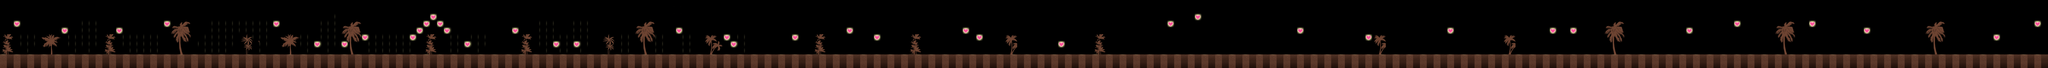

The image is a tile-based game level rendered from a .tmx file. Its description and source (layers, tilesets, objects; grid data summarised) follow:
An orthogonal 300x10 tile map with 64x64 px tiles, 1 tile layer (bg) and 53 objects.

<map version="1.0" orientation="orthogonal" width="300" height="10" tilewidth="64" tileheight="64">
 <tileset firstgid="1" name="tile" tilewidth="64" tileheight="64">
  <image source="tile.png" width="640" height="384" />
 </tileset>
 <layer name="bg" width="300" height="10">
  <data>[3000 cells, 1093 non-empty, 57 distinct tile ids]</data>
 </layer>
 <objectgroup name="airplane">
  <object id="61" x="385.562" y="24.6103" width="131.255" height="98.4413">
   <ellipse />
  </object>
  <object id="62" x="1845.78" y="147.662" width="147.662" height="98.4413">
   <ellipse />
  </object>
  <object id="63" x="2686.63" y="155.865" width="127.153" height="90.2379">
   <ellipse />
  </object>
  <object id="64" x="3506.97" y="24.6103" width="151.764" height="94.3396">
   <ellipse />
  </object>
  <object id="65" x="4618.54" y="414.274" width="118.95" height="82.0345">
   <ellipse />
  </object>
  <object id="66" x="5561.94" y="221.493" width="139.459" height="90.2379">
   <ellipse />
  </object>
  <object id="68" x="6780.15" y="217.391" width="131.255" height="90.2379">
   <ellipse />
  </object>
  <object id="92" x="8690.55" y="351.792" width="149.837" height="71.6612">
   <ellipse />
  </object>
  <object id="93" x="10045.6" y="169.381" width="136.808" height="58.6319">
   <ellipse />
  </object>
  <object id="94" x="11635.2" y="280.13" width="149.837" height="97.7199">
   <ellipse />
  </object>
  <object id="95" x="13185.7" y="162.866" width="136.808" height="91.2052">
   <ellipse />
  </object>
  <object id="96" x="16416.9" y="351.792" width="188.925" height="78.1759">
   <ellipse />
  </object>
  <object id="97" x="17615.6" y="149.837" width="117.264" height="91.2052">
   <ellipse />
  </object>
 </objectgroup>
 <objectgroup name="heart">
  <object id="35" x="159.967" y="229.696">
   <point />
  </object>
  <object id="36" x="602.953" y="291.222">
   <point />
  </object>
  <object id="37" x="1119.77" y="299.426">
   <point />
  </object>
  <object id="38" x="1570.96" y="229.696">
   <point />
  </object>
  <object id="39" x="2592.29" y="233.798">
   <point />
  </object>
  <object id="40" x="2977.85" y="426.579">
   <point />
  </object>
  <object id="41" x="3232.16" y="430.681">
   <point />
  </object>
  <object id="42" x="3424.94" y="369.155">
   <point />
  </object>
  <object id="43" x="3876.13" y="360.952">
   <point />
  </object>
  <object id="44" x="3941.76" y="291.222">
   <point />
  </object>
  <object id="45" x="4003.28" y="233.798">
   <point />
  </object>
  <object id="46" x="4068.91" y="168.171">
   <point />
  </object>
  <object id="47" x="4130.43" y="237.9">
   <point />
  </object>
  <object id="48" x="4191.96" y="299.426">
   <point />
  </object>
  <object id="49" x="4384.74" y="426.579">
   <point />
  </object>
  <object id="50" x="4831.83" y="299.426">
   <point />
  </object>
  <object id="51" x="5205.09" y="422.477">
   <point />
  </object>
  <object id="52" x="5406.07" y="430.681">
   <point />
  </object>
  <object id="53" x="6369.98" y="299.426">
   <point />
  </object>
  <object id="54" x="6817.06" y="365.053">
   <point />
  </object>
  <object id="55" x="6882.69" y="430.681">
   <point />
  </object>
  <object id="73" x="7451.27" y="359.82">
   <ellipse />
  </object>
  <object id="74" x="7966.02" y="294.853">
   <ellipse />
  </object>
  <object id="75" x="8225.89" y="359.82">
   <ellipse />
  </object>
  <object id="76" x="9055.2" y="278.468">
   <ellipse />
  </object>
  <object id="77" x="9184.49" y="353.058">
   <ellipse />
  </object>
  <object id="78" x="9950.27" y="427.648">
   <ellipse />
  </object>
  <object id="79" x="10979.6" y="238.687">
   <ellipse />
  </object>
  <object id="80" x="11238.2" y="159.125">
   <ellipse />
  </object>
  <object id="81" x="12183" y="298.359">
   <ellipse />
  </object>
  <object id="82" x="12829.4" y="353.058">
   <ellipse />
  </object>
  <object id="83" x="13600.2" y="293.386">
   <ellipse />
  </object>
  <object id="84" x="14554.9" y="283.441">
   <ellipse />
  </object>
  <object id="85" x="14748.9" y="293.386">
   <ellipse />
  </object>
  <object id="86" x="15842.9" y="293.386">
   <ellipse />
  </object>
  <object id="87" x="16290.4" y="218.797">
   <ellipse />
  </object>
  <object id="88" x="16996.5" y="224.888">
   <ellipse />
  </object>
  <object id="89" x="17511.2" y="294.853">
   <ellipse />
  </object>
  <object id="90" x="18725.6" y="359.82">
   <ellipse />
  </object>
  <object id="91" x="19110.4" y="219.89">
   <ellipse />
  </object>
 </objectgroup>
</map>
